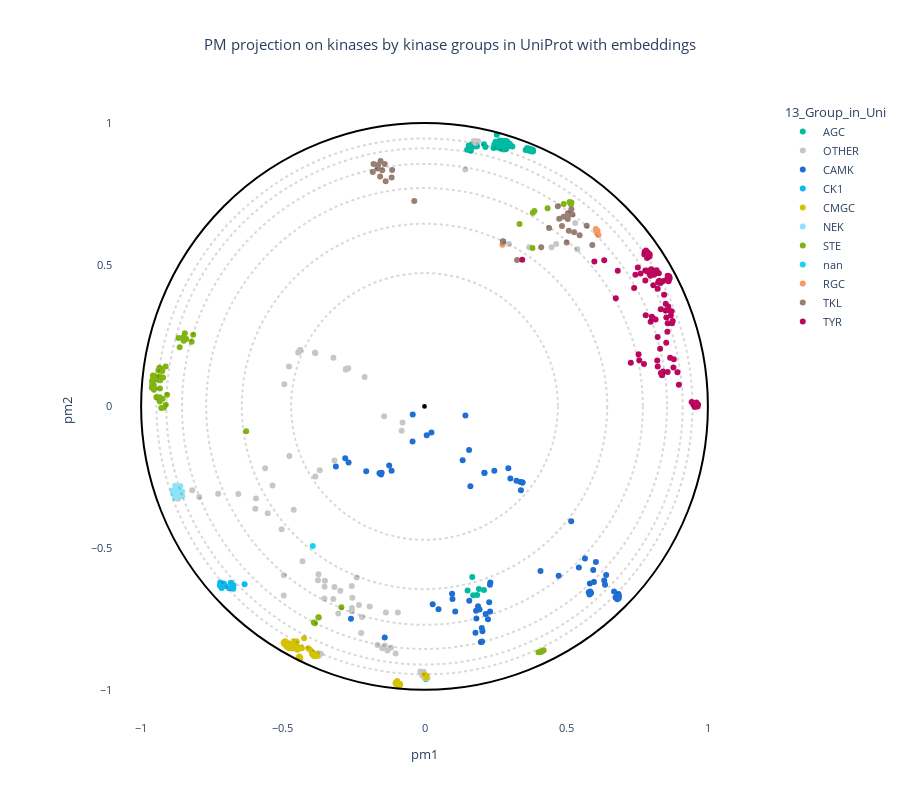

Notebook source saved alongside this figure:
### Code cell
# OPTIONS =================================================
#Here you can set different parameters to color & annotate the resulting projection:

title = "PM projection on kinases by kinase groups in UniProt with embeddings"  

#----------------------------------------------------------
# Select the coloring from annotation .csv file:
labels_name = "13_Group_in_Uni"
# Select classes to label among the "labels_name" or "second_labels_name" column (comma separated list):
second_labels_name = ""
labels_text = []
show_text = False
#----------------------------------------------------------
# Use a custom color palette:
color_palette = kinase_palette #Default: None
use_custom_palette = True
#==========================================================


#Check projection visualization parameters
#Labels name
if labels_name == "":
    labels_name = None
elif labels_name not in annotation_names:
    raise NameError(f"labels_name {labels_name} is not in the availables annotations.\nAvailables annotations: {annotation_names}")
#Second labels name
if second_labels_name == "":
    second_labels_name = None
elif second_labels_name not in annotation_names:
    raise NameError(f'"second_labels_name" {second_labels_name} is not in the availables annotations.\nAvailables annotations: {annotation_names}')

if not use_custom_palette:
    color_palette = None

#Plot graph
fig = plot_embedding_interactive(df_embedding_embed, 
                                 labels_name = labels_name,
                                 second_labels_name = second_labels_name, 
                                 show_text = show_text,
                                 labels_text = labels_text,
                                 color_palette = color_palette, 
                                 title = title, 
                                 fontsize = 11)
fig.show()

### Figure 1 — Plotly figure (JSON) as saved in the notebook; plotly's stock layout.template omitted (floating-point values rounded to 4 significant figures; data arrays with more than 128 entries replaced by an {"elided": "..."} marker saying what was removed)
{"data": [{"customdata": {"elided": "64x19 mixed values"}, "hovertemplate": "<b>%{hovertext}</b><br><br>13_Group_in_Uni=%{customdata[13]}<br>pm1=%{x}<br>pm2=%{y}<br>proteins_id=%{customdata[0]}<br>1_Group=%{customdata[1]}<br>2_Gene=%{customdata[2]}<br>3_HGNC=%{customdata[3]}<br>4_Uni_entry=%{customdata[4]}<br>5_Uni_acc=%{customdata[5]}<br>6_Domain_begin=%{customdata[6]}<br>7_Domain_end=%{customdata[7]}<br>8_Domain_length=%{customdata[8]}<br>9_Largest_insert_length=%{customdata[9]}<br>10_PDB_validation=%{customdata[10]}<br>11_Conformational_state=%{customdata[11]}<br>12_Dihedral_state=%{customdata[12]}<br>14_Group_in_Manning=%{customdata[14]}<br>15_Synonymn=%{customdata[15]}<br>evo_distance=%{customdata[16]}<br>decile_domain=%{customdata[17]}<br>small_cluster=%{customdata[18]}<extra></extra>", "hovertext": ["AGC", "AGC", "AGC", "AGC", "AGC", "AGC", "AGC", "AGC", "AGC", "AGC", "AGC", "AGC", "AGC", "AGC", "AGC", "AGC", "AGC", "AGC", "AGC", "AGC", "AGC", "AGC", "AGC", "AGC", "AGC", "AGC", "AGC", "AGC", "AGC", "AGC", "AGC", "AGC", "AGC", "AGC", "AGC", "AGC", "AGC", "AGC", "AGC", "AGC", "AGC", "AGC", "AGC", "AGC", "AGC", "AGC", "AGC", "AGC", "AGC", "AGC", "AGC", "AGC", "AGC", "AGC", "AGC", "AGC", "AGC", "AGC", "AGC", "AGC", "AGC", "AGC", "AGC", "AGC"], "legendgroup": "AGC", "marker": {"color": "#00bba1", "symbol": "circle"}, "mode": "markers", "name": "AGC", "orientation": "v", "showlegend": true, "type": "scatter", "x": [0.2736, 0.2694, 0.2665, 0.3639, 0.3654, 0.3683, 0.3616, 0.3624, 0.1639, 0.179, 0.1853, 0.1635, 0.1561, 0.1673, 0.1505, 0.3831, 0.382, 0.374, 0.3753, 0.3777, 0.377, 0.004921, 0.2152, 0.2099, 0.2865, 0.2835, 0.2904, 0.2885, 0.2875, 0.2827, 0.2959, 0.296, 0.2914, 0.2999, 0.286, 0.2942, 0.3101, 0.2931, 0.3033, 0.2436, 0.2603, 0.2698, 0.2796, 0.3569, 0.3693, 0.2636, 0.2589, 0.2606, 0.2507, 0.2509, 0.2602, 0.2542, 0.2463, 0.271, 0.266, 0.2617, 0.255, 0.3827, 0.1858, 0.152, 0.1717, 0.1684, 0.2098, 0.1922], "xaxis": "x", "y": [0.937, 0.9358, 0.9384, 0.9081, 0.9107, 0.903, 0.9108, 0.9062, 0.9026, 0.9176, 0.9182, 0.9143, 0.9206, 0.9248, 0.906, 0.9015, 0.8992, 0.9062, 0.9006, 0.9028, 0.9072, -0.9621, 0.9153, 0.9256, 0.9348, 0.9368, 0.9358, 0.9092, 0.9105, 0.9102, 0.9181, 0.9223, 0.9315, 0.9269, 0.9254, 0.9314, 0.9174, 0.9277, 0.9223, 0.9119, 0.9132, 0.9094, 0.9067, 0.9051, 0.9075, 0.9283, 0.9299, 0.935, 0.931, 0.934, 0.9229, 0.9253, 0.9238, 0.924, 0.9306, 0.9258, 0.9587, 0.9047, -0.6651, -0.6495, -0.666, -0.602, -0.6478, -0.6443], "yaxis": "y"}, {"customdata": {"elided": "81x19 mixed values"}, "hovertemplate": "<b>%{hovertext}</b><br><br>13_Group_in_Uni=%{customdata[13]}<br>pm1=%{x}<br>pm2=%{y}<br>proteins_id=%{customdata[0]}<br>1_Group=%{customdata[1]}<br>2_Gene=%{customdata[2]}<br>3_HGNC=%{customdata[3]}<br>4_Uni_entry=%{customdata[4]}<br>5_Uni_acc=%{customdata[5]}<br>6_Domain_begin=%{customdata[6]}<br>7_Domain_end=%{customdata[7]}<br>8_Domain_length=%{customdata[8]}<br>9_Largest_insert_length=%{customdata[9]}<br>10_PDB_validation=%{customdata[10]}<br>11_Conformational_state=%{customdata[11]}<br>12_Dihedral_state=%{customdata[12]}<br>14_Group_in_Manning=%{customdata[14]}<br>15_Synonymn=%{customdata[15]}<br>evo_distance=%{customdata[16]}<br>decile_domain=%{customdata[17]}<br>small_cluster=%{customdata[18]}<extra></extra>", "hovertext": ["OTHER", "OTHER", "OTHER", "OTHER", "OTHER", "OTHER", "OTHER", "OTHER", "OTHER", "OTHER", "OTHER", "OTHER", "OTHER", "OTHER", "OTHER", "OTHER", "OTHER", "OTHER", "OTHER", "OTHER", "OTHER", "OTHER", "OTHER", "OTHER", "OTHER", "OTHER", "OTHER", "OTHER", "OTHER", "OTHER", "OTHER", "OTHER", "OTHER", "OTHER", "OTHER", "OTHER", "OTHER", "OTHER", "OTHER", "OTHER", "OTHER", "OTHER", "OTHER", "OTHER", "OTHER", "OTHER", "OTHER", "OTHER", "OTHER", "OTHER", "OTHER", "OTHER", "OTHER", "OTHER", "OTHER", "OTHER", "OTHER", "OTHER", "OTHER", "OTHER", "OTHER", "OTHER", "OTHER", "OTHER", "OTHER", "OTHER", "OTHER", "OTHER", "OTHER", "OTHER", "OTHER", "OTHER", "OTHER", "OTHER", "OTHER", "OTHER", "OTHER", "OTHER", "OTHER", "OTHER", "OTHER"], "legendgroup": "OTHER", "marker": {"color": "#c7c7c7", "symbol": "circle"}, "mode": "markers", "name": "OTHER", "orientation": "v", "showlegend": true, "type": "scatter", "x": [0.1889, 0.1794, 0.1803, 0.1736, -0.386, -0.3853, -0.3216, -0.1362, -0.09399, -0.2689, -0.2775, -0.2777, -0.2113, 0.1441, -0.3732, -0.3661, -0.3747, -0.7948, -0.8199, -0.4964, -0.4304, -0.0001329, -0.2203, 0.4648, -0.01406, -0.2564, -5.302e-05, -0.3533, -0.002913, -0.5968, -0.5362, -0.7282, -0.1657, -0.2547, -0.2569, 0.5317, 0.2981, -0.4781, -0.4945, -0.3527, -0.1404, -0.131, -0.2971, -0.1491, 0.4484, -0.5623, 0.5392, -0.1019, -0.3759, -0.3741, 0.01045, -0.007843, -0.3179, -0.3695, -0.3852, -0.4615, -0.3513, -0.4769, -0.6568, -0.2234, -0.1184, -0.8699, -0.3179, -0.3217, -0.2561, 0.3696, -0.2314, -0.1935, -0.2393, -0.5947, -0.4968, -0.07746, -0.08067, -0.1423, -0.3042, -0.5534, -0.5043, -0.441, -0.4383, -0.4456, -0.4446], "xaxis": "x", "y": [0.9361, 0.9357, 0.9307, 0.936, 0.1902, 0.1879, 0.172, -0.7272, -0.7273, 0.1349, 0.1297, 0.1321, 0.1036, 0.836, -0.8798, -0.873, -0.8708, -0.3192, -0.2957, -0.5954, -0.5459, -0.9583, -0.7434, 0.5734, -0.9353, -0.6341, -0.9521, -0.6779, -0.9359, -0.3611, -0.279, -0.308, -0.8418, -0.675, -0.7227, 0.6474, 0.5729, 0.1407, 0.07793, -0.6362, -0.8433, -0.8616, -0.6501, -0.8531, 0.5619, -0.2181, 0.5547, -0.8719, -0.6136, -0.5922, -0.9595, -0.9497, -0.1907, -0.2249, -0.2469, -0.365, -0.6153, -0.1747, -0.3094, -0.7999, -0.8518, -0.3256, -0.6368, -0.6794, -0.7112, 0.5621, -0.7011, -0.7056, -0.6035, -0.3246, -0.6673, -0.05683, -0.08616, -0.03489, -0.7307, -0.3766, -0.4337, 0.1964, 0.2001, 0.1904, 0.1902], "yaxis": "y"}, {"customdata": {"elided": "77x19 mixed values"}, "hovertemplate": "<b>%{hovertext}</b><br><br>13_Group_in_Uni=%{customdata[13]}<br>pm1=%{x}<br>pm2=%{y}<br>proteins_id=%{customdata[0]}<br>1_Group=%{customdata[1]}<br>2_Gene=%{customdata[2]}<br>3_HGNC=%{customdata[3]}<br>4_Uni_entry=%{customdata[4]}<br>5_Uni_acc=%{customdata[5]}<br>6_Domain_begin=%{customdata[6]}<br>7_Domain_end=%{customdata[7]}<br>8_Domain_length=%{customdata[8]}<br>9_Largest_insert_length=%{customdata[9]}<br>10_PDB_validation=%{customdata[10]}<br>11_Conformational_state=%{customdata[11]}<br>12_Dihedral_state=%{customdata[12]}<br>14_Group_in_Manning=%{customdata[14]}<br>15_Synonymn=%{customdata[15]}<br>evo_distance=%{customdata[16]}<br>decile_domain=%{customdata[17]}<br>small_cluster=%{customdata[18]}<extra></extra>", "hovertext": ["CAMK", "CAMK", "CAMK", "CAMK", "CAMK", "CAMK", "CAMK", "CAMK", "CAMK", "CAMK", "CAMK", "CAMK", "CAMK", "CAMK", "CAMK", "CAMK", "CAMK", "CAMK", "CAMK", "CAMK", "CAMK", "CAMK", "CAMK", "CAMK", "CAMK", "CAMK", "CAMK", "CAMK", "CAMK", "CAMK", "CAMK", "CAMK", "CAMK", "CAMK", "CAMK", "CAMK", "CAMK", "CAMK", "CAMK", "CAMK", "CAMK", "CAMK", "CAMK", "CAMK", "CAMK", "CAMK", "CAMK", "CAMK", "CAMK", "CAMK", "CAMK", "CAMK", "CAMK", "CAMK", "CAMK", "CAMK", "CAMK", "CAMK", "CAMK", "CAMK", "CAMK", "CAMK", "CAMK", "CAMK", "CAMK", "CAMK", "CAMK", "CAMK", "CAMK", "CAMK", "CAMK", "CAMK", "CAMK", "CAMK", "CAMK", "CAMK", "CAMK"], "legendgroup": "CAMK", "marker": {"color": "#1f6ed4", "symbol": "circle"}, "mode": "markers", "name": "CAMK", "orientation": "v", "showlegend": true, "type": "scatter", "x": [0.5847, 0.5795, 0.2021, 0.2046, 0.2239, 0.2003, 0.2003, 0.2029, 0.2003, 0.2313, 0.1889, 0.1085, 0.5178, 0.09871, 0.3459, 0.3403, 0.3455, 0.2157, 0.1832, 0.182, 0.4734, -0.1246, 0.2309, 0.2322, 0.02891, 0.6802, 0.6854, 0.6749, 0.6863, 0.5836, -0.1402, 0.1579, 0.303, 0.3388, 0.2464, 0.3245, 0.6342, 0.641, 0.6371, -0.1512, -0.159, 0.1346, 0.0972, 0.04944, 0.2118, 0.1619, 0.2112, 0.1799, 0.5821, 0.588, -0.04158, 0.007794, 0.02454, 0.1944, 0.2283, 0.6847, 0.6688, 0.6772, 0.6811, 0.598, -0.2057, -0.1532, -0.04221, 0.2958, 0.1573, 0.1444, -0.2595, -0.268, -0.2798, -0.3128, -0.1541, 0.5954, 0.6048, 0.5662, 0.4093, 0.5447, -0.1162], "xaxis": "x", "y": [-0.6528, -0.6559, -0.7822, -0.793, -0.7509, -0.8308, -0.8308, -0.8294, -0.8312, -0.7235, -0.7049, -0.7234, -0.4049, -0.6795, -0.2683, -0.2961, -0.2681, -0.7326, -0.7486, -0.7208, -0.5976, -0.208, -0.6296, -0.6212, -0.698, -0.6803, -0.6773, -0.6754, -0.6694, -0.6249, -0.815, -0.6859, -0.2547, -0.2665, -0.2267, -0.2622, -0.6138, -0.5953, -0.6296, -0.2336, -0.2355, -0.1899, -0.6606, -0.7156, -0.2353, -0.2813, -0.2343, -0.7984, -0.664, -0.6583, -0.02809, -0.1015, -0.09175, -0.7169, -0.6913, -0.6621, -0.6534, -0.6704, -0.6706, -0.6196, -0.2284, -0.2399, -0.1236, -0.2181, -0.154, -0.03214, -0.749, -0.1982, -0.1832, -0.2123, -0.2346, -0.5774, -0.549, -0.5364, -0.5809, -0.5684, -0.2273], "yaxis": "y"}, {"customdata": {"elided": "12x19 mixed values"}, "hovertemplate": "<b>%{hovertext}</b><br><br>13_Group_in_Uni=%{customdata[13]}<br>pm1=%{x}<br>pm2=%{y}<br>proteins_id=%{customdata[0]}<br>1_Group=%{customdata[1]}<br>2_Gene=%{customdata[2]}<br>3_HGNC=%{customdata[3]}<br>4_Uni_entry=%{customdata[4]}<br>5_Uni_acc=%{customdata[5]}<br>6_Domain_begin=%{customdata[6]}<br>7_Domain_end=%{customdata[7]}<br>8_Domain_length=%{customdata[8]}<br>9_Largest_insert_length=%{customdata[9]}<br>10_PDB_validation=%{customdata[10]}<br>11_Conformational_state=%{customdata[11]}<br>12_Dihedral_state=%{customdata[12]}<br>14_Group_in_Manning=%{customdata[14]}<br>15_Synonymn=%{customdata[15]}<br>evo_distance=%{customdata[16]}<br>decile_domain=%{customdata[17]}<br>small_cluster=%{customdata[18]}<extra></extra>", "hovertext": ["CK1", "CK1", "CK1", "CK1", "CK1", "CK1", "CK1", "CK1", "CK1", "CK1", "CK1", "CK1"], "legendgroup": "CK1", "marker": {"color": "#0dbae9", "symbol": "circle"}, "mode": "markers", "name": "CK1", "orientation": "v", "showlegend": true, "type": "scatter", "x": [-0.7153, -0.722, -0.7209, -0.7168, -0.7022, -0.7161, -0.7082, -0.6835, -0.6894, -0.6739, -0.6745, -0.6349], "xaxis": "x", "y": [-0.6335, -0.6317, -0.6209, -0.6277, -0.634, -0.6403, -0.6245, -0.6218, -0.6419, -0.6309, -0.6437, -0.6274], "yaxis": "y"}, {"customdata": {"elided": "62x19 mixed values"}, "hovertemplate": "<b>%{hovertext}</b><br><br>13_Group_in_Uni=%{customdata[13]}<br>pm1=%{x}<br>pm2=%{y}<br>proteins_id=%{customdata[0]}<br>1_Group=%{customdata[1]}<br>2_Gene=%{customdata[2]}<br>3_HGNC=%{customdata[3]}<br>4_Uni_entry=%{customdata[4]}<br>5_Uni_acc=%{customdata[5]}<br>6_Domain_begin=%{customdata[6]}<br>7_Domain_end=%{customdata[7]}<br>8_Domain_length=%{customdata[8]}<br>9_Largest_insert_length=%{customdata[9]}<br>10_PDB_validation=%{customdata[10]}<br>11_Conformational_state=%{customdata[11]}<br>12_Dihedral_state=%{customdata[12]}<br>14_Group_in_Manning=%{customdata[14]}<br>15_Synonymn=%{customdata[15]}<br>evo_distance=%{customdata[16]}<br>decile_domain=%{customdata[17]}<br>small_cluster=%{customdata[18]}<extra></extra>", "hovertext": ["CMGC", "CMGC", "CMGC", "CMGC", "CMGC", "CMGC", "CMGC", "CMGC", "CMGC", "CMGC", "CMGC", "CMGC", "CMGC", "CMGC", "CMGC", "CMGC", "CMGC", "CMGC", "CMGC", "CMGC", "CMGC", "CMGC", "CMGC", "CMGC", "CMGC", "CMGC", "CMGC", "CMGC", "CMGC", "CMGC", "CMGC", "CMGC", "CMGC", "CMGC", "CMGC", "CMGC", "CMGC", "CMGC", "CMGC", "CMGC", "CMGC", "CMGC", "CMGC", "CMGC", "CMGC", "CMGC", "CMGC", "CMGC", "CMGC", "CMGC", "CMGC", "CMGC", "CMGC", "CMGC", "CMGC", "CMGC", "CMGC", "CMGC", "CMGC", "CMGC", "CMGC", "CMGC"], "legendgroup": "CMGC", "marker": {"color": "#d5c203", "symbol": "circle"}, "mode": "markers", "name": "CMGC", "orientation": "v", "showlegend": true, "type": "scatter", "x": [-0.4788, -0.497, -0.4925, -0.4918, -0.4798, -0.4763, -0.4872, -0.4894, -0.4867, -0.4879, -0.494, -0.4392, -0.4797, -0.4511, -0.4802, -0.4582, -0.4771, -0.4695, -0.4517, -0.4488, -0.4641, -0.3888, -0.4041, -0.425, -0.3909, -0.4102, -0.09658, -0.1017, -0.09933, -0.1018, -0.08892, -0.09087, -0.08728, -0.08803, -0.08632, -0.3965, -0.3958, -0.09112, -0.09216, -0.09551, -0.09484, -0.3855, -0.3826, -0.4385, -0.4423, -0.4426, -0.4395, -0.4431, -0.4402, -0.4415, -0.4388, -0.4328, -0.4483, -0.4407, -0.4435, -0.4426, -0.3791, -0.4412, -0.09884, 0.00712, 0.006461, 0.0002881], "xaxis": "x", "y": [-0.8356, -0.8337, -0.8285, -0.8351, -0.8521, -0.8524, -0.847, -0.8305, -0.8375, -0.8418, -0.839, -0.8512, -0.8401, -0.8299, -0.8448, -0.8288, -0.8455, -0.8377, -0.8389, -0.852, -0.8544, -0.8734, -0.8586, -0.8181, -0.8799, -0.8534, -0.9687, -0.9782, -0.9756, -0.9749, -0.9808, -0.9815, -0.9783, -0.9839, -0.9822, -0.8733, -0.8679, -0.9834, -0.9781, -0.9795, -0.9834, -0.8818, -0.8741, -0.889, -0.8897, -0.8848, -0.8865, -0.8867, -0.8855, -0.8821, -0.888, -0.8531, -0.8583, -0.8893, -0.8887, -0.8888, -0.8798, -0.8874, -0.9806, -0.9511, -0.9567, -0.9463], "yaxis": "y"}, {"customdata": {"elided": "11x19 mixed values"}, "hovertemplate": "<b>%{hovertext}</b><br><br>13_Group_in_Uni=%{customdata[13]}<br>pm1=%{x}<br>pm2=%{y}<br>proteins_id=%{customdata[0]}<br>1_Group=%{customdata[1]}<br>2_Gene=%{customdata[2]}<br>3_HGNC=%{customdata[3]}<br>4_Uni_entry=%{customdata[4]}<br>5_Uni_acc=%{customdata[5]}<br>6_Domain_begin=%{customdata[6]}<br>7_Domain_end=%{customdata[7]}<br>8_Domain_length=%{customdata[8]}<br>9_Largest_insert_length=%{customdata[9]}<br>10_PDB_validation=%{customdata[10]}<br>11_Conformational_state=%{customdata[11]}<br>12_Dihedral_state=%{customdata[12]}<br>14_Group_in_Manning=%{customdata[14]}<br>15_Synonymn=%{customdata[15]}<br>evo_distance=%{customdata[16]}<br>decile_domain=%{customdata[17]}<br>small_cluster=%{customdata[18]}<extra></extra>", "hovertext": ["NEK", "NEK", "NEK", "NEK", "NEK", "NEK", "NEK", "NEK", "NEK", "NEK", "NEK"], "legendgroup": "NEK", "marker": {"color": "#8ce4fa", "symbol": "circle"}, "mode": "markers", "name": "NEK", "orientation": "v", "showlegend": true, "type": "scatter", "x": [-0.8614, -0.8809, -0.8546, -0.8652, -0.88, -0.8745, -0.8733, -0.8549, -0.8704, -0.8855, -0.8893], "xaxis": "x", "y": [-0.2809, -0.3232, -0.317, -0.3058, -0.2799, -0.2989, -0.2926, -0.2997, -0.3147, -0.3074, -0.2965], "yaxis": "y"}, {"customdata": {"elided": "56x19 mixed values"}, "hovertemplate": "<b>%{hovertext}</b><br><br>13_Group_in_Uni=%{customdata[13]}<br>pm1=%{x}<br>pm2=%{y}<br>proteins_id=%{customdata[0]}<br>1_Group=%{customdata[1]}<br>2_Gene=%{customdata[2]}<br>3_HGNC=%{customdata[3]}<br>4_Uni_entry=%{customdata[4]}<br>5_Uni_acc=%{customdata[5]}<br>6_Domain_begin=%{customdata[6]}<br>7_Domain_end=%{customdata[7]}<br>8_Domain_length=%{customdata[8]}<br>9_Largest_insert_length=%{customdata[9]}<br>10_PDB_validation=%{customdata[10]}<br>11_Conformational_state=%{customdata[11]}<br>12_Dihedral_state=%{customdata[12]}<br>14_Group_in_Manning=%{customdata[14]}<br>15_Synonymn=%{customdata[15]}<br>evo_distance=%{customdata[16]}<br>decile_domain=%{customdata[17]}<br>small_cluster=%{customdata[18]}<extra></extra>", "hovertext": ["STE", "STE", "STE", "STE", "STE", "STE", "STE", "STE", "STE", "STE", "STE", "STE", "STE", "STE", "STE", "STE", "STE", "STE", "STE", "STE", "STE", "STE", "STE", "STE", "STE", "STE", "STE", "STE", "STE", "STE", "STE", "STE", "STE", "STE", "STE", "STE", "STE", "STE", "STE", "STE", "STE", "STE", "STE", "STE", "STE", "STE", "STE", "STE", "STE", "STE", "STE", "STE", "STE", "STE", "STE", "STE"], "legendgroup": "STE", "marker": {"color": "#80b412", "symbol": "circle"}, "mode": "markers", "name": "STE", "orientation": "v", "showlegend": true, "type": "scatter", "x": [0.3809, -0.3865, -0.3906, -0.9292, -0.9356, -0.9391, -0.9254, -0.9134, -0.8162, -0.6291, -0.8408, -0.8682, -0.8513, -0.8455, -0.8497, -0.864, -0.8216, -0.2933, -0.9342, -0.9462, -0.934, -0.9194, 0.4022, 0.4165, 0.4202, -0.913, 0.4105, -0.9583, -0.9614, -0.9561, -0.9605, -0.9469, -0.9473, -0.9575, -0.9246, -0.9084, -0.9569, -0.9621, -0.955, -0.9336, -0.954, -0.9548, -0.3743, -0.3733, -0.9348, -0.9226, -0.9327, -0.9288, 0.3878, 0.3822, 0.5167, 0.512, 0.5185, 0.3351, 0.4914, 0.4343], "xaxis": "x", "y": [0.5591, -0.7652, -0.7626, 0.1327, 0.1364, 0.1264, 0.1252, 0.1406, 0.2533, -0.08747, 0.2377, 0.2412, 0.244, 0.2582, 0.2314, 0.2092, 0.2283, -0.7088, 0.03211, 0.03268, 0.01755, -0.003638, -0.8672, -0.8626, -0.8608, 0.006234, -0.8664, 0.1094, 0.09, 0.08866, 0.07756, 0.1038, 0.09702, 0.1005, 0.02679, 0.04159, 0.06618, 0.06605, 0.07327, 0.06343, 0.1081, 0.05925, -0.7442, -0.7448, 0.1058, 0.1022, 0.09204, -0.005349, 0.6893, 0.6839, 0.7134, 0.7211, 0.7195, 0.6437, 0.7144, 0.699], "yaxis": "y"}, {"customdata": [[270, "OTHER", "PEAK3", "HGNC:24793", "PEAK3_HUMAN", "Q6ZS72", 171, 397, 227, 8, "nan", "nan", "nan", "nan", "OTHER", "C19orf35", 3.126, 0, "Other"]], "hovertemplate": "<b>%{hovertext}</b><br><br>13_Group_in_Uni=%{customdata[13]}<br>pm1=%{x}<br>pm2=%{y}<br>proteins_id=%{customdata[0]}<br>1_Group=%{customdata[1]}<br>2_Gene=%{customdata[2]}<br>3_HGNC=%{customdata[3]}<br>4_Uni_entry=%{customdata[4]}<br>5_Uni_acc=%{customdata[5]}<br>6_Domain_begin=%{customdata[6]}<br>7_Domain_end=%{customdata[7]}<br>8_Domain_length=%{customdata[8]}<br>9_Largest_insert_length=%{customdata[9]}<br>10_PDB_validation=%{customdata[10]}<br>11_Conformational_state=%{customdata[11]}<br>12_Dihedral_state=%{customdata[12]}<br>14_Group_in_Manning=%{customdata[14]}<br>15_Synonymn=%{customdata[15]}<br>evo_distance=%{customdata[16]}<br>decile_domain=%{customdata[17]}<br>small_cluster=%{customdata[18]}<extra></extra>", "hovertext": ["nan"], "legendgroup": "nan", "marker": {"color": "#19d3f3", "symbol": "circle"}, "mode": "markers", "name": "nan", "orientation": "v", "showlegend": true, "type": "scatter", "x": [-0.3942], "xaxis": "x", "y": [-0.4926], "yaxis": "y"}, {"customdata": [[310, "RGC", "GUCY2C", "HGNC:4688", "GUC2C_HUMAN", "P25092", 489, 747, 259, 19, "nan", "nan", "nan", "RGC", "RGC", "GUC2C,STAR", 2.488, 2, "Other"], [311, "RGC", "GUCY2D", "HGNC:4689", "GUC2D_HUMAN", "Q02846", 510, 807, 298, 26, "nan", "nan", "nan", "RGC", "RGC", "CORD6,GUC1A4,GUC2D,RETGC,RETGC1", 2.543, 8, "Other"], [312, "RGC", "GUCY2F", "HGNC:4691", "GUC2F_HUMAN", "P51841", 547, 811, 265, 14, "nan", "nan", "nan", "RGC", "RGC", "GUC2F,RETGC2", 2.446, 5, "Other"], [313, "RGC", "NPR1", "HGNC:7943", "ANPRA_HUMAN", "P16066", 533, 803, 271, 15, "nan", "nan", "nan", "RGC", "RGC", "ANPRA", 2.158, 6, "Other"], [314, "RGC", "NPR2", "HGNC:7944", "ANPRB_HUMAN", "P20594", 517, 788, 272, 15, "nan", "nan", "nan", "RGC", "RGC", "ANPRB", 2.134, 6, "Other"]], "hovertemplate": "<b>%{hovertext}</b><br><br>13_Group_in_Uni=%{customdata[13]}<br>pm1=%{x}<br>pm2=%{y}<br>proteins_id=%{customdata[0]}<br>1_Group=%{customdata[1]}<br>2_Gene=%{customdata[2]}<br>3_HGNC=%{customdata[3]}<br>4_Uni_entry=%{customdata[4]}<br>5_Uni_acc=%{customdata[5]}<br>6_Domain_begin=%{customdata[6]}<br>7_Domain_end=%{customdata[7]}<br>8_Domain_length=%{customdata[8]}<br>9_Largest_insert_length=%{customdata[9]}<br>10_PDB_validation=%{customdata[10]}<br>11_Conformational_state=%{customdata[11]}<br>12_Dihedral_state=%{customdata[12]}<br>14_Group_in_Manning=%{customdata[14]}<br>15_Synonymn=%{customdata[15]}<br>evo_distance=%{customdata[16]}<br>decile_domain=%{customdata[17]}<br>small_cluster=%{customdata[18]}<extra></extra>", "hovertext": ["RGC", "RGC", "RGC", "RGC", "RGC"], "legendgroup": "RGC", "marker": {"color": "#f59a62", "symbol": "circle"}, "mode": "markers", "name": "RGC", "orientation": "v", "showlegend": true, "type": "scatter", "x": [0.6045, 0.2749, 0.614, 0.6079, 0.6102], "xaxis": "x", "y": [0.6257, 0.5705, 0.6045, 0.6141, 0.6197], "yaxis": "y"}, {"customdata": {"elided": "34x19 mixed values"}, "hovertemplate": "<b>%{hovertext}</b><br><br>13_Group_in_Uni=%{customdata[13]}<br>pm1=%{x}<br>pm2=%{y}<br>proteins_id=%{customdata[0]}<br>1_Group=%{customdata[1]}<br>2_Gene=%{customdata[2]}<br>3_HGNC=%{customdata[3]}<br>4_Uni_entry=%{customdata[4]}<br>5_Uni_acc=%{customdata[5]}<br>6_Domain_begin=%{customdata[6]}<br>7_Domain_end=%{customdata[7]}<br>8_Domain_length=%{customdata[8]}<br>9_Largest_insert_length=%{customdata[9]}<br>10_PDB_validation=%{customdata[10]}<br>11_Conformational_state=%{customdata[11]}<br>12_Dihedral_state=%{customdata[12]}<br>14_Group_in_Manning=%{customdata[14]}<br>15_Synonymn=%{customdata[15]}<br>evo_distance=%{customdata[16]}<br>decile_domain=%{customdata[17]}<br>small_cluster=%{customdata[18]}<extra></extra>", "hovertext": ["TKL", "TKL", "TKL", "TKL", "TKL", "TKL", "TKL", "TKL", "TKL", "TKL", "TKL", "TKL", "TKL", "TKL", "TKL", "TKL", "TKL", "TKL", "TKL", "TKL", "TKL", "TKL", "TKL", "TKL", "TKL", "TKL", "TKL", "TKL", "TKL", "TKL", "TKL", "TKL", "TKL", "TKL"], "legendgroup": "TKL", "marker": {"color": "#997e73", "symbol": "circle"}, "mode": "markers", "name": "TKL", "orientation": "v", "showlegend": true, "type": "scatter", "x": [-0.1403, -0.1798, -0.1632, -0.1566, -0.1161, -0.1142, -0.03609, 0.4851, 0.4754, -0.1493, -0.1658, -0.1825, 0.5221, 0.5921, 0.2774, 0.2771, 0.2776, 0.2777, 0.5474, 0.528, 0.5124, 0.491, 0.3266, 0.5017, 0.5056, 0.5092, 0.5723, 0.4118, 0.4397, 0.5057, 0.5183, -0.1551, -0.1369, 0.4705], "xaxis": "x", "y": [0.8554, 0.8554, 0.853, 0.8111, 0.8076, 0.8345, 0.7252, 0.6366, 0.6619, 0.8336, 0.8397, 0.8273, 0.6771, 0.57, 0.582, 0.5816, 0.5816, 0.5818, 0.6042, 0.6143, 0.678, 0.6694, 0.5168, 0.5784, 0.6615, 0.6198, 0.6375, 0.5619, 0.6298, 0.6813, 0.696, 0.8659, 0.7944, 0.7061], "yaxis": "y"}, {"customdata": {"elided": "94x19 mixed values"}, "hovertemplate": "<b>%{hovertext}</b><br><br>13_Group_in_Uni=%{customdata[13]}<br>pm1=%{x}<br>pm2=%{y}<br>proteins_id=%{customdata[0]}<br>1_Group=%{customdata[1]}<br>2_Gene=%{customdata[2]}<br>3_HGNC=%{customdata[3]}<br>4_Uni_entry=%{customdata[4]}<br>5_Uni_acc=%{customdata[5]}<br>6_Domain_begin=%{customdata[6]}<br>7_Domain_end=%{customdata[7]}<br>8_Domain_length=%{customdata[8]}<br>9_Largest_insert_length=%{customdata[9]}<br>10_PDB_validation=%{customdata[10]}<br>11_Conformational_state=%{customdata[11]}<br>12_Dihedral_state=%{customdata[12]}<br>14_Group_in_Manning=%{customdata[14]}<br>15_Synonymn=%{customdata[15]}<br>evo_distance=%{customdata[16]}<br>decile_domain=%{customdata[17]}<br>small_cluster=%{customdata[18]}<extra></extra>", "hovertext": ["TYR", "TYR", "TYR", "TYR", "TYR", "TYR", "TYR", "TYR", "TYR", "TYR", "TYR", "TYR", "TYR", "TYR", "TYR", "TYR", "TYR", "TYR", "TYR", "TYR", "TYR", "TYR", "TYR", "TYR", "TYR", "TYR", "TYR", "TYR", "TYR", "TYR", "TYR", "TYR", "TYR", "TYR", "TYR", "TYR", "TYR", "TYR", "TYR", "TYR", "TYR", "TYR", "TYR", "TYR", "TYR", "TYR", "TYR", "TYR", "TYR", "TYR", "TYR", "TYR", "TYR", "TYR", "TYR", "TYR", "TYR", "TYR", "TYR", "TYR", "TYR", "TYR", "TYR", "TYR", "TYR", "TYR", "TYR", "TYR", "TYR", "TYR", "TYR", "TYR", "TYR", "TYR", "TYR", "TYR", "TYR", "TYR", "TYR", "TYR", "TYR", "TYR", "TYR", "TYR", "TYR", "TYR", "TYR", "TYR", "TYR", "TYR", "TYR", "TYR", "TYR", "TYR"], "legendgroup": "TYR", "marker": {"color": "#bd065f", "symbol": "circle"}, "mode": "markers", "name": "TYR", "orientation": "v", "showlegend": true, "type": "scatter", "x": [0.8059, 0.8546, 0.859, 0.8693, 0.8618, 0.8582, 0.8269, 0.8327, 0.9567, 0.8129, 0.8925, 0.8784, 0.7845, 0.7997, 0.7442, 0.7768, 0.7879, 0.7838, 0.7828, 0.8976, 0.7815, 0.7757, 0.7946, 0.7874, 0.7941, 0.7854, 0.7528, 0.7797, 0.7627, 0.7842, 0.8269, 0.8105, 0.8342, 0.8379, 0.8389, 0.8417, 0.8614, 0.9426, 0.9566, 0.9487, 0.861, 0.8613, 0.8645, 0.8735, 0.8758, 0.8581, 0.8248, 0.5994, 0.7745, 0.6342, 0.7279, 0.6819, 0.7579, 0.9592, 0.954, 0.8595, 0.8021, 0.798, 0.8717, 0.8642, 0.819, 0.8602, 0.8455, 0.7791, 0.8668, 0.8531, 0.8571, 0.8799, 0.9637, 0.9654, 0.8075, 0.8425, 0.7941, 0.8154, 0.8582, 0.8314, 0.8227, 0.8534, 0.8336, 0.8625, 0.7974, 0.6751, 0.8229, 0.8279, 0.8213, 0.8229, 0.7396, 0.7805, 0.828, 0.3449, 0.7554, 0.8509, 0.864, 0.8514], "xaxis": "x", "y": [0.3108, 0.4468, 0.4466, 0.3205, 0.3398, 0.4615, 0.4376, 0.4359, 0.003906, 0.4759, 0.121, 0.1373, 0.4791, 0.4837, 0.4647, 0.5462, 0.5433, 0.5391, 0.5462, 0.07653, 0.5507, 0.5365, 0.5366, 0.5368, 0.5289, 0.5234, 0.49, 0.4796, 0.4694, 0.4787, 0.4701, 0.4644, 0.118, 0.1097, 0.1118, 0.1237, 0.4563, 0.01607, 0.008823, 0.005836, 0.4421, 0.4518, 0.4535, 0.2934, 0.3014, 0.2937, 0.438, 0.5116, 0.1497, 0.5156, 0.1542, 0.4785, 0.1632, 0.01374, -0.002095, 0.4542, 0.3165, 0.2989, 0.3355, 0.4503, 0.481, 0.3527, 0.394, 0.4447, 0.1714, 0.225, 0.2636, 0.1662, -0.000173, 0.007044, 0.4276, 0.4426, 0.4699, 0.3072, 0.1217, 0.2039, 0.2448, 0.3135, 0.3428, 0.4597, 0.4608, 0.3814, 0.415, 0.4415, 0.1621, 0.141, 0.4176, 0.3219, 0.4425, 0.5175, 0.1839, 0.3384, 0.4566, 0.3622], "yaxis": "y"}], "layout": {"font": {"size": 11}, "height": 800, "legend": {"title": {"text": "13_Group_in_Uni"}, "tracegroupgap": 0}, "plot_bgcolor": "rgba(0, 0, 0, 0)", "shapes": [{"line": {"color": "black", "dash": "dot"}, "opacity": 0.15, "type": "circle", "x0": -0.4706, "x1": 0.4706, "y0": -0.4706, "y1": 0.4706}, {"line": {"color": "black", "dash": "dot"}, "opacity": 0.15, "type": "circle", "x0": -0.6447, "x1": 0.6447, "y0": -0.6447, "y1": 0.6447}, {"line": {"color": "black", "dash": "dot"}, "opacity": 0.15, "type": "circle", "x0": -0.7705, "x1": 0.7705, "y0": -0.7705, "y1": 0.7705}, {"line": {"color": "black", "dash": "dot"}, "opacity": 0.15, "type": "circle", "x0": -0.8557, "x1": 0.8557, "y0": -0.8557, "y1": 0.8557}, {"line": {"color": "black", "dash": "dot"}, "opacity": 0.15, "type": "circle", "x0": -0.9108, "x1": 0.9108, "y0": -0.9108, "y1": 0.9108}, {"line": {"color": "black", "dash": "dot"}, "opacity": 0.15, "type": "circle", "x0": -0.9455, "x1": 0.9455, "y0": -0.9455, "y1": 0.9455}, {"line": {"color": "Black"}, "type": "circle", "x0": -1, "x1": 1, "xref": "x", "y0": -1, "y1": 1, "yref": "y"}, {"fillcolor": "Black", "line": {"color": "Black"}, "type": "circle", "x0": -0.005, "x1": 0.005, "xref": "x", "y0": -0.005, "y1": 0.005, "yref": "y"}], "title": {"text": "PM projection on kinases by kinase groups in UniProt with embeddings", "x": 0.5}, "xaxis": {"anchor": "y", "constrain": "domain", "domain": [0, 1], "range": [-1.1, 1.1], "title": {"text": "pm1"}}, "yaxis": {"anchor": "x", "domain": [0, 1], "scaleanchor": "x", "scaleratio": 1, "title": {"text": "pm2"}}, "yaxis2": {"layer": "below traces", "matches": "y", "overlaying": "y"}}}
